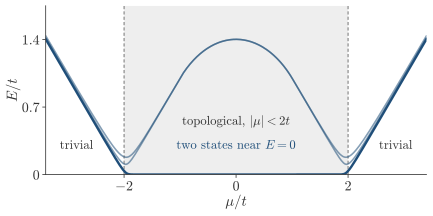

Write Python code to recreate this figure.
"""Session 5, the lowest levels of an open Kitaev chain as a function of the chemical potential.

The exact chain (5.19) in numpy, from _g5_kitaev.bdg, with N=60 sites and Delta=0.7t, and the three lowest levels E>=0 at each
mu. Redrawn on 2026-11-21 with the axes mu/t and E/t and their ticks, under the same name."""
import os, sys
sys.path.insert(0, os.path.dirname(os.path.abspath(__file__)))
import numpy as np
import matplotlib.pyplot as plt
import _g5_kitaev as kc
style = kc.style

N, t, D = 60, 1.0, 0.7
mus = np.linspace(-3.4, 3.4, 341)
low = np.array([np.sort(np.abs(kc.levels(N, t, mu, D)))[::2][:3] for mu in mus])   # the levels come in pairs +E, -E

# checks against the text, the zero modes of the sweet spot and the criterion (5.22)
assert np.sum(np.abs(kc.levels(N, t, 0.0, t)) < 1e-9) == 2
inside = low[abs(mus) < 1.8, 0]
outside = low[abs(mus) > 2.3, 0]
assert inside.max() < 1e-3 and outside.min() > 0.05, (inside.max(), outside.min())
# the numbers of the caption: the lowest bulk level 1.4t at mu=0, which is 2 Delta of the infinite chain, the pair below 0.003t
# up to |mu|=1.9t, and the lowest level 0.04t at |mu|=2t, where the gap of the infinite chain closes
l0 = np.sort(np.abs(kc.levels(N, t, 0.0, D)))[::2]
assert abs(l0[1] - 1.4) < 0.005 and abs(2 * D - 1.4) < 1e-12, l0[1]
assert low[abs(mus) <= 1.9 + 1e-9, 0].max() < 0.003, low[abs(mus) <= 1.9 + 1e-9, 0].max()
for m in (-2.0, 2.0):
    l2 = np.sort(np.abs(kc.levels(N, t, m, D)))[::2]
    assert abs(l2[0] - 0.04) < 0.005, l2[0]
k = np.linspace(-np.pi, np.pi, 4001)
for m, kc0 in ((-2.0, 0.0), (2.0, np.pi)):
    E = np.sqrt((2 * t * np.cos(k) + m)**2 + 4 * D**2 * np.sin(k)**2)
    assert E.min() < 1e-12 and abs(abs(k[np.argmin(E)]) - kc0) < 1e-9        # the infinite chain closes at k=0 and at k=pi
print('lowest bulk level at mu=0', round(l0[1], 4), 'pair up to |mu|=1.9', round(low[abs(mus) <= 1.9 + 1e-9, 0].max(), 5),
      'lowest level at |mu|=2', round(l2[0], 4))

plt.rcParams.update({'font.size': 10.5})
fig, ax = plt.subplots(figsize=(13.0 * style.CM, 5.8 * style.CM))
ax.axvspan(-2, 2, color=style.GRID, alpha=0.45, lw=0, zorder=0)
for x in (-2, 2):
    style.guide(ax, x=x, color=style.MUTED, lw=0.8, ls=(0, (3, 2)))
for j, a in enumerate((1.0, 0.55, 0.55)):
    ax.plot(mus, low[:, j], color=style.ACCENT, alpha=a, lw=1.8 if j == 0 else 1.2)
ax.set_xlim(-3.4, 3.4); ax.set_ylim(0, 1.75)
kc.frame(ax, [(-2, '$-2$'), (0, '$0$'), (2, '$2$')], [(0, '$0$'), (0.7, '$0.7$'), (1.4, '$1.4$')], r'$\mu/t$', r'$E/t$')
style.label(ax, 0, 0.55, r'topological, $|\mu|<2t$', fontsize=9.5)
style.label(ax, 0, 0.3, r'two states near $E=0$', fontsize=9.5, color=style.ACCENT)
for s in (-1, 1):
    style.label(ax, s * 2.85, 0.3, 'trivial', fontsize=9.5)
style.save(fig, __file__)
